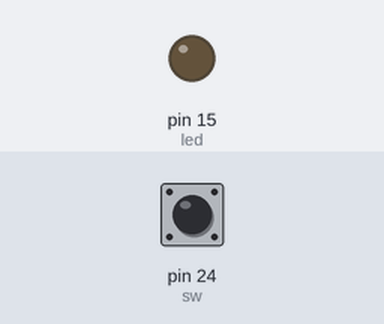
Simulated run of this sketch. Board: Arduino Mega 2560, built with avr-gcc and run on an emulated ATmega2560. Shown: output pins drawn as LEDs (lit = HIGH). The test bench sets the inputs (shaded band); at power-on: pin 24 (sw) HIGH.

Above: at 1.2 s.
1.3 s: pin 24 (sw) pulled LOW for 0.15 s
At 1.37 s:
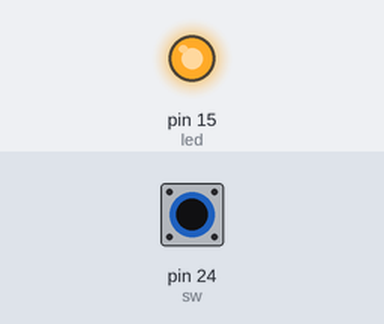
2.9 s: pin 24 (sw) pulled LOW for 3.2 s
At 6.9 s:
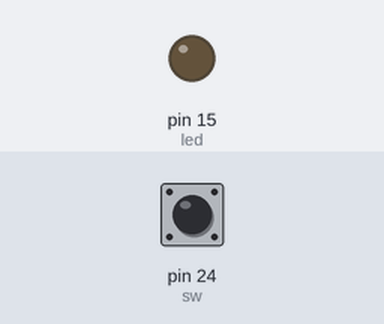
Timing chart, 0 to 8.4 s (numbered marks = the images above; inputs shaded):
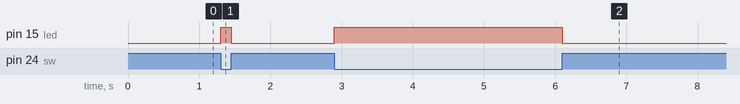

Measured:
- after the input at 1.3 s, pin 15 (led): LOW → HIGH at once, → LOW 0.15 s later
- after the input at 2.9 s, pin 15 (led): LOW → HIGH at once, → LOW 3.2 s later

The sketch:

botton_blink.ino
```cpp
int led = 15;
int sw = 24;

void setup(){
  pinMode(led, OUTPUT);
  pinMode(sw, INPUT);
}

void loop(){
  digitalWrite(sw,HIGH);
  int sensorValue = digitalRead(24);
  if(sensorValue==HIGH){
    digitalWrite(led,LOW);
  }
    if(sensorValue==LOW){
    digitalWrite(led,HIGH);
  }
}
```
